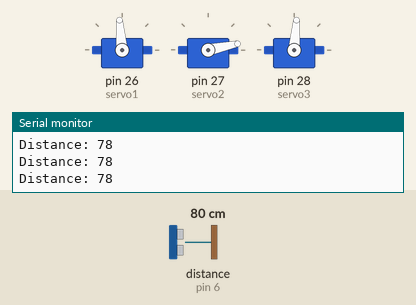
Bench run of a sketch on a simulated Arduino Mega 2560, built with avr-gcc and run on an emulated ATmega2560. On the bench: 3 × servo, the last lines printed to the serial monitor. Wiring (inferred from the names in the program): ultrasonic range finder: trigger pin 12; echo pin 6. The inputs (shaded band) are chosen by the test bench; at power-on: distance to the obstacle (sensor on pin 6) 80 cm. The echo pulse lasts 58.3 µs per cm.

Above: at 1.2 s.
1.3 s: distance to the obstacle (sensor on pin 6) set to 23 cm
At 4.1 s:
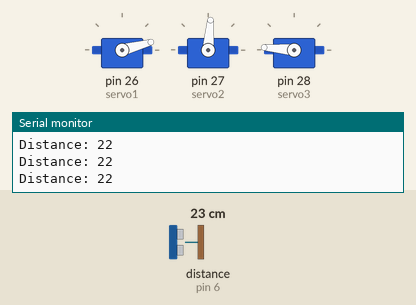
4.3 s: distance to the obstacle (sensor on pin 6) set to 19 cm
At 7.7 s:
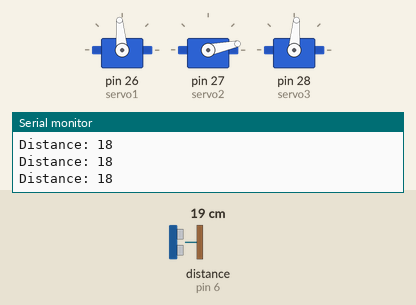
Timing chart, 0 to 9.2 s (numbered marks = the images above; inputs shaded):
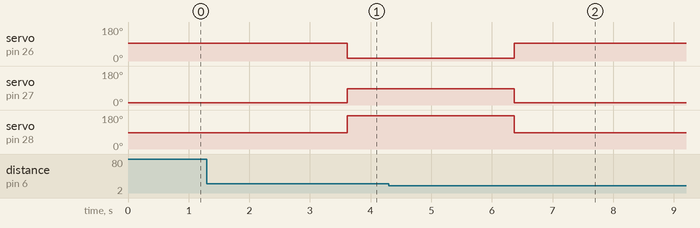

Measured:
- the behaviour switches between 22 and 21 cm on distance to the obstacle (sensor on pin 6) (found by bisection; images 1 and 2)
- after the input at 4.3 s, servo on pin 26 (servo1): 15° → 95° after 2.1 s; servo on pin 27 (servo2): 85° → 12° after 2.1 s; servo on pin 28 (servo3): 175° → 85° after 2.1 s

The sketch:

landing_gear_code.ino
```cpp
#include <Servo.h>

const int trigPin = 12;
const int echoPin = 6;
Servo servo1;
Servo servo2;
Servo servo3;

float v = 0;  // variable to store the value read
int distance = 0;
long duration;
int counterUp = 0;
int counterDown = 0;

void setup() {
  Serial.begin(9600);           //  setup serial'
  servo1.attach(26);
  servo2.attach(27);
  servo3.attach(28);
  pinMode(trigPin, OUTPUT); // Sets the trigPin as an Output
  pinMode(echoPin, INPUT); // Sets the echoPin as an

    servo1.write(95);
    servo2.write(12);
    servo3.write(85);
}

void loop() {
  // Clears the trigPin
digitalWrite(trigPin, LOW);
delayMicroseconds(2);
// Sets the trigPin on HIGH state for 10 micro seconds
digitalWrite(trigPin, HIGH);
delayMicroseconds(10);
digitalWrite(trigPin, LOW);
// Reads the echoPin, returns the sound wave travel time in microseconds
duration = pulseIn(echoPin, HIGH);
// Calculating the distance in cm
distance= duration*0.034/2;
// Prints the distance on the Serial Monitor
delay(100); //Delay of 0.1 seconds
Serial.print("Distance: ");
Serial.println(distance);
//Checks for distance then adds to a counter to lower or raise the landing gear
if (distance > 20) {
  counterUp = counterUp + 1;
  if (counterUp >= 35) {
    servo1.write(15);
    servo2.write(85);
    servo3.write(175);
    counterDown = 0;
  }
} else {
  counterDown = counterDown + 1;
  if (counterDown >= 20) {
    servo1.write(95);
    servo2.write(12);
    servo3.write(85);
    counterUp = 0;
  }
}

}
```
